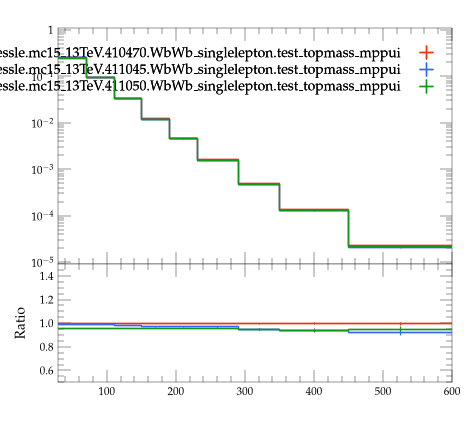

Recreate this plot in Python.
#! /usr/bin/env python3

# This Python script was auto-generated using YODA v2.1.2.
# Analysis object: /WbWb_singlelepton/pT_lep1
# Timestamp: 07-08-2026 (09:16:02)

import matplotlib as mpl
import matplotlib.pyplot as plt
mpl.use('Agg') # comment out for interactive use
import os
import numpy as np
from numpy import nan, inf

plotDir = os.path.split(os.path.realpath(__file__))[0]
if 'YODA_USER_PLOT_PATH' in globals():
    plot_outdir = globals()['YODA_USER_PLOT_PATH']
else:
    plot_outdir = plotDir

#plot style
plt.style.use(os.path.join(plotDir, '../default.mplstyle'))
# plot metadata
figW, figH = plt.rcParams['figure.figsize']
ax_xLabel = ''
ax_yLabel = ''
ax_title  = ''
ax_xScale = 'linear'
ax_yScale = 'log'
xLims = (30.0, 600.0)
yLims = (9e-06, 1.1)

# TeX-friendly labels for the legend
labels = {
  'legend' : ([ r"user.johessle.mc15\_13TeV.410470.WbWb\_singlelepton.test\_topmass\_mppui", r"user.johessle.mc15\_13TeV.411045.WbWb\_singlelepton.test\_topmass\_mppui", r"user.johessle.mc15\_13TeV.411050.WbWb\_singlelepton.test\_topmass\_mppui" ], r""),
}

# Adjust canvas width and height
canvasW = 10.0
canvasH = 9.0
figW *= canvasW/10.
figH *= canvasH/9.

# Create figure and axis objects
fig, (ax, ratio0_ax) = plt.subplots(2, 1, sharex=True,
                  figsize=(figW,figH), gridspec_kw={'height_ratios': (6.0, 3.0)})

# Set figure margins
plt.subplots_adjust(
    left   = 1.0 * plt.rcParams['figure.subplot.left'],
    right  = 1.0 * plt.rcParams['figure.subplot.right'],
    top    = 1.0 * plt.rcParams['figure.subplot.top'],
    bottom = 1.0 * plt.rcParams['figure.subplot.bottom'])

ratio0_ax.yaxis.set_major_locator(mpl.ticker.MultipleLocator(0.2))
ratio0_ax.set_ylim(0.5, 1.4999)
ratio0_ax.set_ylabel('Ratio')

# the numerical data is stored in a separate file
dataf = dict()
prefix = os.path.split(__file__)[0]
if prefix:    prefix = prefix + '/'
exec(open(prefix+'pT_lep1__data.py').read(), dataf)


legend_handles = dict() # keep track of handles for the legend

# style options for curves
# starts at zorder>=5 to draw curve on top of legend
styles = {
  'user.johessle.mc15_13TeV.410470.WbWb_singlelepton.test_topmass_mppui.yoda': {
    'color' : '#EE3311',
    'linestyle' : '-',
    'lineopacity' : 1.0,
    'linewidth' : 1,
    'marker' : 'none',
    'markersize' : 2,
    'capsize' : 0.0,
    'zorder' : 5,
    'histstyle' : 1,
    'drawstyle' : 'steps-pre',
    'xerrorbars' : 1,
    'yerrorbars' : 1,
    'fillcolor' : None,
    'fillopacity' : 1.0,
    'ratio0_linestyle' : '-',
    'ratio0_lineopacity' : 1.0,
    'ratio0_linewidth' : 1,
    'ratio0_marker' : 'none',
    'ratio0_markersize' : 2,
    'ratio0_capsize' : 0.0,
    'ratio0_zorder' : 5,
    'ratio0_histstyle' : 1,
    'ratio0_drawstyle' : 'steps-pre',
    'ratio0_xerrorbars' : 1,
    'ratio0_yerrorbars' : 1,
  },
  'user.johessle.mc15_13TeV.411045.WbWb_singlelepton.test_topmass_mppui.yoda': {
    'color' : '#3366FF',
    'linestyle' : '-',
    'lineopacity' : 1.0,
    'linewidth' : 1,
    'marker' : 'none',
    'markersize' : 2,
    'capsize' : 0.0,
    'zorder' : 6,
    'histstyle' : 1,
    'drawstyle' : 'steps-pre',
    'xerrorbars' : 1,
    'yerrorbars' : 1,
    'fillcolor' : None,
    'fillopacity' : 1.0,
    'ratio0_linestyle' : '-',
    'ratio0_lineopacity' : 1.0,
    'ratio0_linewidth' : 1,
    'ratio0_marker' : 'none',
    'ratio0_markersize' : 2,
    'ratio0_capsize' : 0.0,
    'ratio0_zorder' : 6,
    'ratio0_histstyle' : 1,
    'ratio0_drawstyle' : 'steps-pre',
    'ratio0_xerrorbars' : 1,
    'ratio0_yerrorbars' : 1,
  },
  'user.johessle.mc15_13TeV.411050.WbWb_singlelepton.test_topmass_mppui.yoda': {
    'color' : '#109618',
    'linestyle' : '-',
    'lineopacity' : 1.0,
    'linewidth' : 1,
    'marker' : 'none',
    'markersize' : 2,
    'capsize' : 0.0,
    'zorder' : 7,
    'histstyle' : 1,
    'drawstyle' : 'steps-pre',
    'xerrorbars' : 1,
    'yerrorbars' : 1,
    'fillcolor' : None,
    'fillopacity' : 1.0,
    'ratio0_linestyle' : '-',
    'ratio0_lineopacity' : 1.0,
    'ratio0_linewidth' : 1,
    'ratio0_marker' : 'none',
    'ratio0_markersize' : 2,
    'ratio0_capsize' : 0.0,
    'ratio0_zorder' : 7,
    'ratio0_histstyle' : 1,
    'ratio0_drawstyle' : 'steps-pre',
    'ratio0_xerrorbars' : 1,
    'ratio0_yerrorbars' : 1,
  },
}

# curve from input yoda files in main panel
for label, yvals in dataf['yvals'].items():
    if all(np.isnan(v) for v in dataf['yvals'][label]):
        continue
    tmp = None
    if styles[label]['histstyle']: # draw as histogram
        xpos = dataf['xedges'][label] if styles[label]['drawstyle'] else dataf['xpoints'][label]
        ypos = np.insert(yvals, 0, yvals[0]) if styles[label]['drawstyle'] else yvals
        if styles[label]['fillcolor']: # fill area below curve
            ax.fill_between(xpos, ypos, step='pre',
                            color=styles[label]['fillcolor'],
                            alpha=styles[label]['fillopacity'])
        tmp, = ax.plot(xpos, ypos,
                       color=styles[label]['color'],
                       linestyle=styles[label]['linestyle'],
                       alpha=styles[label]['lineopacity'],
                       linewidth=styles[label]['linewidth'],
                       drawstyle=styles[label]['drawstyle'], solid_joinstyle='miter',
                       zorder=styles[label]['zorder'], label=label)
    tmp = ax.errorbar(dataf['xpoints'][label], yvals,
                      xerr=np.array(dataf['xerrs'][label])*styles[label]['xerrorbars'],
                      yerr=np.array(dataf['yerrs'][label])*styles[label]['yerrorbars'],
                      fmt=styles[label]['marker'], capsize=styles[label]['capsize'],
                      alpha=styles[label]['lineopacity'],
                      markersize=styles[label]['markersize'],
                      ecolor=styles[label]['color'],
                      color=styles[label]['color'], zorder=styles[label]['zorder'])
    tmp[-1][0].set_linestyle(styles[label]['linestyle'])
    tmp[-1][0].set_linewidth(styles[label]['linewidth'])
    if label in dataf['add_legend_handle']:  legend_handles[label] = tmp
    for varLabel in dataf['variation_yvals'].keys():
        if varLabel.startswith(label):
            tmp, = ax.plot(dataf['xedges'][label], dataf['variation_yvals'][varLabel],
                           color=styles[label]['color'],
                           linestyle=styles[label]['linestyle'],
                           linewidth=styles[label]['linewidth'],
                           drawstyle='steps-pre', solid_joinstyle='miter',
                           zorder=styles[label]['zorder'], alpha=0.5)


# plots on ratio panel
# curve from input yoda files in ratio panel
for label, yvals in dataf['ratio0_yvals'].items():
    if all(np.isnan(v) for v in yvals):
        continue
    if styles[label]['ratio0_histstyle']: # plot as histogram
        xpos = dataf['xedges']['user.johessle.mc15_13TeV.410470.WbWb_singlelepton.test_topmass_mppui.yoda'] if styles[label]['ratio0_drawstyle'] else dataf['xpoints']['user.johessle.mc15_13TeV.410470.WbWb_singlelepton.test_topmass_mppui.yoda']
        ypos = np.insert(yvals, 0, yvals[0]) if styles[label]['ratio0_drawstyle'] else yvals
        ratio0_ax.plot(xpos, ypos,
                       color=styles[label]['color'],
                       linewidth=styles[label]['linewidth'],
                       linestyle=styles[label]['ratio0_linestyle'],
                       alpha=styles[label]['ratio0_lineopacity'],
                       drawstyle=styles[label]['ratio0_drawstyle'], zorder=styles[label]['zorder'],
                       solid_joinstyle='miter')
    tmp = ratio0_ax.errorbar(dataf['xpoints']['user.johessle.mc15_13TeV.410470.WbWb_singlelepton.test_topmass_mppui.yoda'], yvals,
                             xerr=np.array(dataf['ref_xerrs'])*styles[label]['ratio0_xerrorbars'],
                             yerr=np.array(dataf['ratio0_yerrs'][label])*styles[label]['ratio0_yerrorbars'],
                             fmt=styles[label]['ratio0_marker'], capsize=styles[label]['ratio0_capsize'],
                             alpha=styles[label]['ratio0_lineopacity'],
                             markersize=styles[label]['ratio0_markersize'],
                             ecolor=styles[label]['color'],
                             color=styles[label]['color'])
    tmp[-1][0].set_linestyle(styles[label]['ratio0_linestyle'])
    tmp[-1][0].set_linewidth(styles[label]['ratio0_linewidth'])

    for varlabel in dataf['ratio0_variation_vals'].keys():
        if varlabel.startswith(label):
            ratio0_ax.plot(dataf['xedges']['user.johessle.mc15_13TeV.410470.WbWb_singlelepton.test_topmass_mppui.yoda'],
                            dataf['ratio0_variation_vals'][varlabel],
                            color=styles[label]['color'],
                            linestyle=styles[label]['linestyle'],
                            linewidth=styles[label]['linewidth'],
                            drawstyle='steps-pre', solid_joinstyle='miter',
                            zorder=1, alpha=0.5)

legend_items = list(legend_handles.values())
ax.add_artist(ax.legend(legend_items,
                        labels['legend'][0],
                        title=labels['legend'][1],
                        alignment='right',
                        loc='upper right',
                        bbox_to_anchor=(1.0, 0.97),markerfirst=False))

# set plot metadata as defined above
ratio0_ax.set_xlabel(ax_xLabel)
ratio0_ax.xaxis.set_label_coords(1., -0.15)
ax.set_ylabel(ax_yLabel, ha='right', va='top')
ax.yaxis.set_label_coords(-0.11, 1.0)
ax.set_title(ax_title, loc='left')
ax.set_xscale(ax_xScale)
ax.set_yscale(ax_yScale)
ratio0_ax.set_yscale('linear')
ax.set_xlim(xLims)
ax.set_ylim(yLims)

# tick formatting
plt.rcParams['xtick.top'] = True
plt.rcParams['ytick.right'] = True
ax.yaxis.set_major_locator(mpl.ticker.LogLocator(base=10.0, numticks=np.inf))
ax.yaxis.set_minor_locator(mpl.ticker.LogLocator(
                           base=10.0, subs=np.arange(0.1, 1, 0.1), numticks=np.inf))
fig.align_ylabels((ax, ratio0_ax))
plt.savefig(os.path.join(plot_outdir, 'pT_lep1.pdf'), format='PDF')
plt.savefig(os.path.join(plot_outdir, 'pT_lep1.png'), format='PNG')

plt.close(fig)
